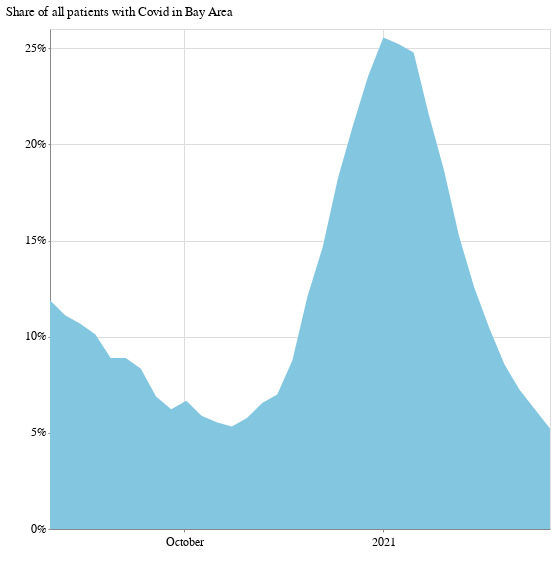

Notebook code cell kept with this figure:
### Code cell
alt.Chart(bayarea_grouped).mark_area().encode(
    x=alt.X("week:T", axis=alt.Axis(format="", title=" ", tickCount=3)),
    y=alt.Y(
        "covid_patients_share",
        title=" ",
        axis=alt.Axis(
            format="%",
            title="Share of all patients with Covid in Bay Area",
            tickCount=6,
        ),
    ),
).properties(width=500, height=500)

### Figure 1 — Vega-Lite specification as saved in the notebook (floating-point values rounded to 4 significant figures)
{"config": {"view": {"width": 800, "height": 450}, "background": "#ffffff", "title": {"anchor": "start", "font": "Benton Gothic Bold, sans", "fontColor": "#000000", "fontSize": 22, "fontWeight": "normal"}, "arc": {"fill": "#82c6df"}, "area": {"fill": "#82c6df"}, "line": {"stroke": "#82c6df", "strokeWidth": 3}, "path": {"stroke": "#82c6df"}, "rect": {"fill": "#82c6df"}, "shape": {"stroke": "#82c6df"}, "bar": {"fill": "#82c6df"}, "point": {"stroke": "#82c6df"}, "symbol": {"fill": "#82c6df", "size": 30}, "axis": {"titleFont": "Benton Gothic Bold, sans", "titleFontSize": 13, "titleFontWeight": "normal", "labelFont": "Benton Gothic, sans", "labelFontSize": 11.5, "labelFontWeight": "normal"}, "axisX": {"labelAngle": 0, "labelPadding": 4, "tickSize": 3}, "axisY": {"labelBaseline": "middle", "maxExtent": 45, "minExtent": 45, "tickSize": 2, "titleAlign": "left", "titleAngle": 0, "titleX": -45, "titleY": -11}, "legend": {"titleFont": "Benton Gothic Bold, sans", "titleFontSize": 13, "titleFontWeight": "normal", "symbolType": "square", "labelFont": "Benton Gothic, sans", "labelFontSize": 11.5}, "range": {"category": ["#3580b1", "#ec8431", "#ab7fb4", "#c89d29", "#adc839", "#829eb1"], "diverging": ["#e68a4f", "#f4bb6a", "#f9e39c", "#dadfe2", "#a6b7c6", "#849eae"], "heatmap": ["#fbf2c7", "#f9e39c", "#f8d36e", "#f4bb6a", "#e68a4f", "#d15a40", "#ab4232"], "ordinal": ["#fbf2c7", "#f9e39c", "#f8d36e", "#f4bb6a", "#e68a4f", "#d15a40", "#ab4232"], "ramp": ["#fbf2c7", "#f9e39c", "#f8d36e", "#f4bb6a", "#e68a4f", "#d15a40", "#ab4232"]}}, "data": {"name": "data-052438bcc100ac0d2a3bb0b3fed76be4"}, "mark": "area", "encoding": {"x": {"type": "temporal", "axis": {"format": "", "tickCount": 3, "title": " "}, "field": "week"}, "y": {"type": "quantitative", "axis": {"format": "%", "tickCount": 6, "title": "Share of all patients with Covid in Bay Area"}, "field": "covid_patients_share", "title": " "}}, "height": 500, "width": 500, "$schema": "https://vega.github.io/schema/vega-lite/v4.0.2.json", "datasets": {"data-052438bcc100ac0d2a3bb0b3fed76be4": [{"week": "2020-07-31T00:00:00", "total_covid_patients": 914.0, "covid_patients_share": 0.1189}, {"week": "2020-08-07T00:00:00", "total_covid_patients": 829.0, "covid_patients_share": 0.1111}, {"week": "2020-08-14T00:00:00", "total_covid_patients": 859.0, "covid_patients_share": 0.1067}, {"week": "2020-08-21T00:00:00", "total_covid_patients": 803.0, "covid_patients_share": 0.1011}, {"week": "2020-08-28T00:00:00", "total_covid_patients": 713.0, "covid_patients_share": 0.08889}, {"week": "2020-09-04T00:00:00", "total_covid_patients": 652.0, "covid_patients_share": 0.08889}, {"week": "2020-09-11T00:00:00", "total_covid_patients": 606.0, "covid_patients_share": 0.08333}, {"week": "2020-09-18T00:00:00", "total_covid_patients": 531.0, "covid_patients_share": 0.06889}, {"week": "2020-09-25T00:00:00", "total_covid_patients": 461.0, "covid_patients_share": 0.06222}, {"week": "2020-10-02T00:00:00", "total_covid_patients": 439.0, "covid_patients_share": 0.06667}, {"week": "2020-10-09T00:00:00", "total_covid_patients": 408.0, "covid_patients_share": 0.05889}, {"week": "2020-10-16T00:00:00", "total_covid_patients": 377.0, "covid_patients_share": 0.05556}, {"week": "2020-10-23T00:00:00", "total_covid_patients": 377.0, "covid_patients_share": 0.05333}, {"week": "2020-10-30T00:00:00", "total_covid_patients": 415.0, "covid_patients_share": 0.05778}, {"week": "2020-11-06T00:00:00", "total_covid_patients": 455.0, "covid_patients_share": 0.06556}, {"week": "2020-11-13T00:00:00", "total_covid_patients": 529.0, "covid_patients_share": 0.07}, {"week": "2020-11-20T00:00:00", "total_covid_patients": 707.0, "covid_patients_share": 0.08778}, {"week": "2020-11-27T00:00:00", "total_covid_patients": 939.0, "covid_patients_share": 0.1211}, {"week": "2020-12-04T00:00:00", "total_covid_patients": 1183.0, "covid_patients_share": 0.1467}, {"week": "2020-12-11T00:00:00", "total_covid_patients": 1515.0, "covid_patients_share": 0.1822}, {"week": "2020-12-18T00:00:00", "total_covid_patients": 1806.0, "covid_patients_share": 0.21}, {"week": "2020-12-25T00:00:00", "total_covid_patients": 2001.0, "covid_patients_share": 0.2356}, {"week": "2021-01-01T00:00:00", "total_covid_patients": 2176.0, "covid_patients_share": 0.2556}, {"week": "2021-01-08T00:00:00", "total_covid_patients": 2227.0, "covid_patients_share": 0.2522}, {"week": "2021-01-15T00:00:00", "total_covid_patients": 2147.0, "covid_patients_share": 0.2478}, {"week": "2021-01-22T00:00:00", "total_covid_patients": 1868.0, "covid_patients_share": 0.2156}, {"week": "2021-01-29T00:00:00", "total_covid_patients": 1581.0, "covid_patients_share": 0.1867}, {"week": "2021-02-05T00:00:00", "total_covid_patients": 1266.0, "covid_patients_share": 0.1522}, {"week": "2021-02-12T00:00:00", "total_covid_patients": 1041.0, "covid_patients_share": 0.1256}, {"week": "2021-02-19T00:00:00", "total_covid_patients": 834.0, "covid_patients_share": 0.1044}, {"week": "2021-02-26T00:00:00", "total_covid_patients": 696.0, "covid_patients_share": 0.08556}, {"week": "2021-03-05T00:00:00", "total_covid_patients": 561.0, "covid_patients_share": 0.07222}, {"week": "2021-03-12T00:00:00", "total_covid_patients": 506.0, "covid_patients_share": 0.06222}, {"week": "2021-03-19T00:00:00", "total_covid_patients": 429.0, "covid_patients_share": 0.05222}]}}
